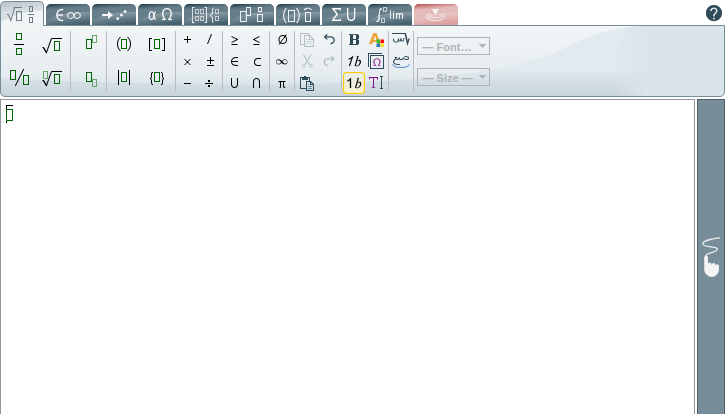
#> input picture tools/ref-shots/ref_tab0_dsf1.png, 725 x 414 px
$ python -i attr_cmp.py   (imports and definitions only)
#> lines starting #> are read from the running program, lines starting #| are printed output that depends on the picture
#!/usr/bin/env python3
"""ink boxes of NN.png in two dirs (shot_formulas output, dsf 2): prints the formulas whose box differs by > 2 px"""
import sys, json, os
from PIL import Image
a, b, fl = sys.argv[1], sys.argv[2], sys.argv[3]
# [1 line not run here, left out]
def ink(p):
#> called with p = 'ref-shots/ref_tab0_dsf1.png'
    im = Image.open(p).convert('RGB')
#> im is the input picture: PIL image 725x414 RGB; mean R, G, B 240, 242.5, 243.5
    w, h = im.size
#> w = 725; h = 414
    im = im.crop((16, 16, w - 4, h - 4))
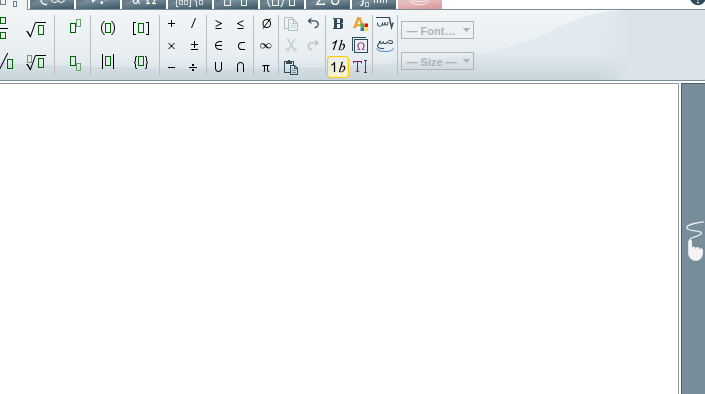
#> im: PIL image 705x394 RGB; mean R, G, B 242.3, 244.6, 245.5
    # dark, grey pixels only (borders of the editor are light grey, selections / carets coloured)
    g = im.point(lambda v: v).convert('L')
    px = im.load(); m = Image.new('L', im.size, 0); mp = m.load()
#> after `m = Image.new('L', im.size, 0)`: m: PIL image 705x394 L; every value is 0
    for y in range(im.size[1]):
        for x in range(im.size[0]):
            r, gg, b = px[x, y]
            if r < 110 and gg < 110 and b < 110: mp[x, y] = 255
    bb = m.getbbox()
#> bb = (0, 0, 705, 394)
    return bb
bad = 0
# [1 line not run here, left out]
base = int(os.environ.get('BASE', 0))
rows = []
def box(d, i): return ink(os.path.join(d, f'{i:02d}.png'))
# [13 lines not run here, left out]
# does a variant change the picture at all (against the first formula of its side)?
from PIL import ImageChops
# [13 lines not run here, left out]

>>> result = ink('ref-shots/ref_tab0_dsf1.png')
#> result = (0, 0, 705, 394)

$ run again, on tools/ref-shots/ref_tab2_dsf1.png
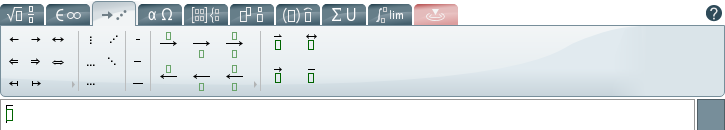
#> input picture tools/ref-shots/ref_tab2_dsf1.png, 725 x 130 px
#> in ink, im is the input picture: PIL image 725x130 RGB; mean R, G, B 221.4, 227.4, 230.2
#> in ink, `im = im.crop((16, 16, w - 4, h - 4))`:
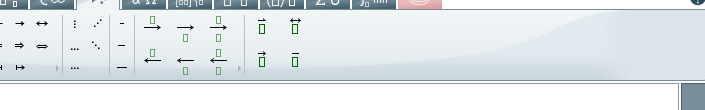
#> im: PIL image 705x110 RGB; mean R, G, B 224.6, 230.7, 233.4
#> m: PIL image 705x110 L; every value is 0
#> bb = (0, 0, 705, 110)

$ run again, on tools/ref-shots/ref_tab3_dsf1.png
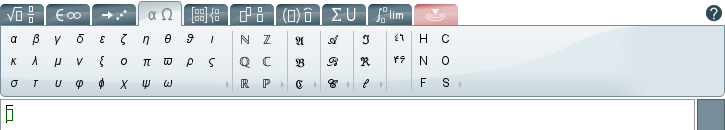
#> input picture tools/ref-shots/ref_tab3_dsf1.png, 725 x 130 px
#> in ink, im is the input picture: PIL image 725x130 RGB; mean R, G, B 220, 225.8, 228.9
#> in ink, `im = im.crop((16, 16, w - 4, h - 4))`:
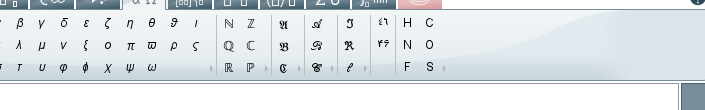
#> im: PIL image 705x110 RGB; mean R, G, B 223, 228.8, 231.8
#> m: PIL image 705x110 L; every value is 0
#> bb = (0, 0, 705, 110)

$ run again, on tools/ref-shots/ref_tab4_dsf1.png
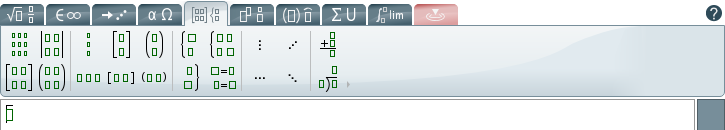
#> input picture tools/ref-shots/ref_tab4_dsf1.png, 725 x 130 px
#> in ink, im is the input picture: PIL image 725x130 RGB; mean R, G, B 218.7, 225.6, 227.5
#> in ink, `im = im.crop((16, 16, w - 4, h - 4))`:
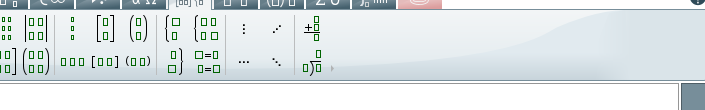
#> im: PIL image 705x110 RGB; mean R, G, B 221.6, 228.6, 230.3
#> in ink, `g = im.point(lambda v: v).convert('L')`:
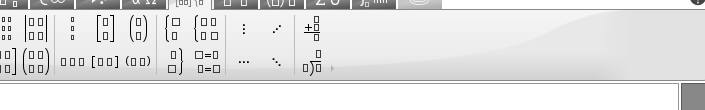
#> g: PIL image 705x110 L; min 0, max 255, mean 226.7
#> m: PIL image 705x110 L; every value is 0
#> bb = (0, 0, 705, 110)
